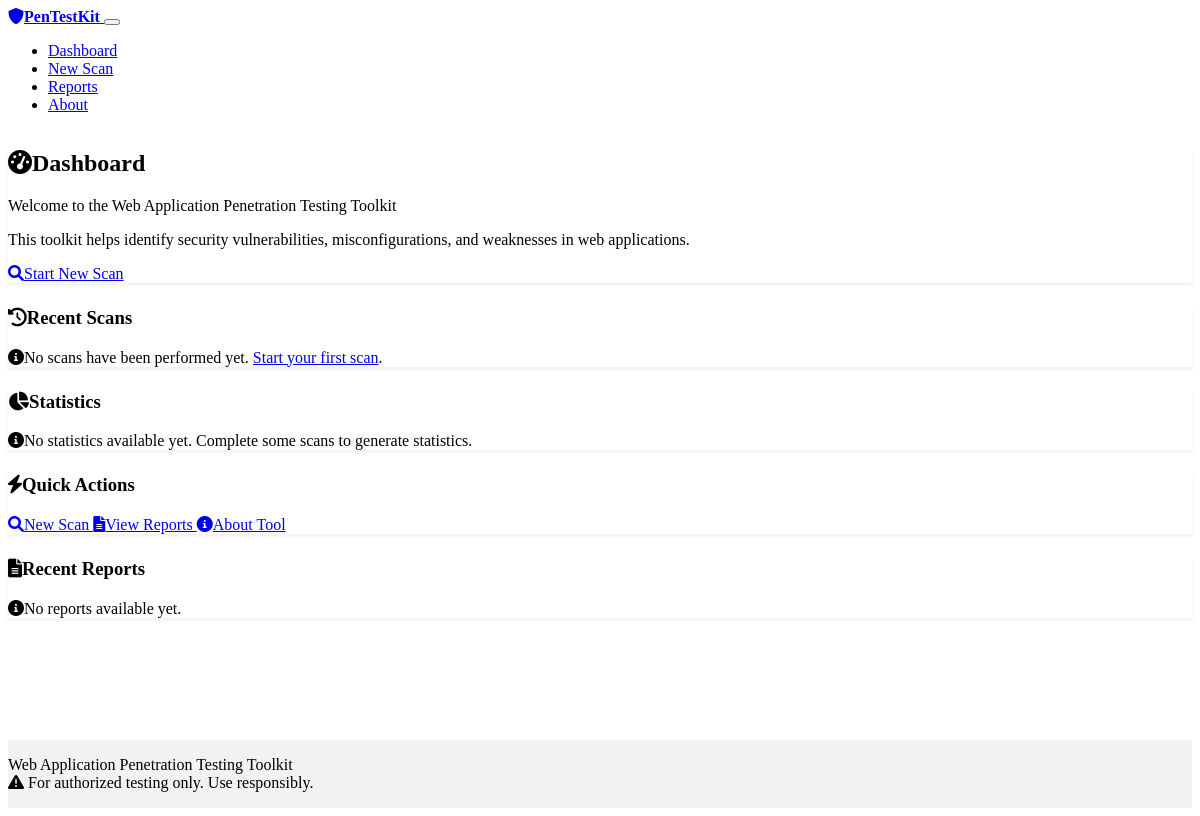
Before: / with the older database file.
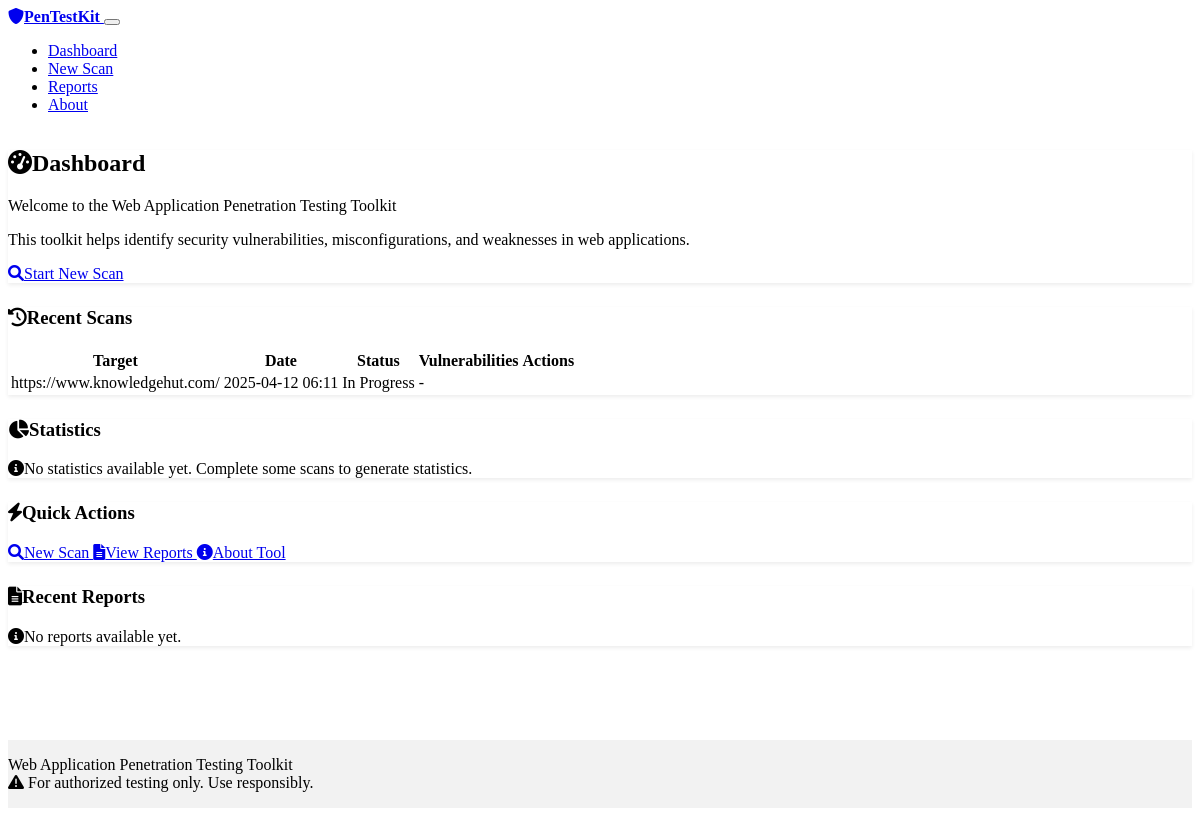
After: the same page with the newer database file.
### models.py (models this page shows, shortened)
class Scan(db.Model):
    id = db.Column(db.Integer, primary_key=True)
    target_url = db.Column(db.String(255), nullable=False)
    scan_date = db.Column(db.DateTime, default=datetime.utcnow)
    status = db.Column(db.String(20), default="pending")  # pending, in_progress, completed, failed
    modules_run = db.Column(db.String(255))  # comma-separated list of modules
    user_id = db.Column(db.Integer, db.ForeignKey('user.id'))
    report_id = db.Column(db.Integer, db.ForeignKey('report.id'), nullable=True)

### routes/dashboard.py (the view, shortened to what this page needs)
@dashboard_bp.route('/')
def index():
    try:
        recent_scans = Scan.query.order_by(Scan.scan_date.desc()).limit(5).all()
        recent_reports = Report.query.order_by(Report.created_at.desc()).limit(5).all()
        stats = {}
        total_scans = Scan.query.count()
        total_vulnerabilities = Vulnerability.query.count()
        return render_template('index.html',
                              recent_scans=recent_scans,
                              recent_reports=recent_reports,
                              stats=stats)
    except Exception as e:
        logger.error(f"Error loading dashboard: {str(e)}")
        flash(f"Error loading dashboard: {str(e)}", "danger")
        return render_template('index.html', recent_scans=[], recent_reports=[], stats=None)

### templates/index.html (shortened to what this page needs)
{% extends 'base.html' %}
{% block content %}
<div class="row">
    <div class="col-md-12 mb-4">
        <div class="card">
            <div class="card-body">
                <h2 class="card-title">
                    <i class="fas fa-tachometer-alt me-2"></i>Dashboard
                </h2>
                <p class="lead">Welcome to the Web Application Penetration Testing Toolkit</p>
                <p>This toolkit helps identify security vulnerabilities, misconfigurations, and weaknesses in web applications.</p>
                <a href="{{ url_for('scan_bp.new_scan') }}" class="btn btn-primary">
                    <i class="fas fa-search me-2"></i>Start New Scan
                </a>
            </div>
        </div>
    </div>
</div>
<div class="row">
    <div class="col-lg-8 mb-4">
        <div class="card h-100">
            <div class="card-header bg-transparent">
                <h3 class="mb-0">
                    <i class="fas fa-history me-2"></i>Recent Scans
                </h3>
            </div>
            <div class="card-body">
                {% if recent_scans %}
                    <div class="table-responsive">
                        <table class="table table-hover">
                            <thead>
                                <tr>
                                    <th>Target</th>
                                    <th>Date</th>
                                    <th>Status</th>
                                    <th>Vulnerabilities</th>
                                    <th>Actions</th>
                                </tr>
                            </thead>
                            <tbody>
                                {% for scan in recent_scans %}
                                <tr>
                                    <td>{{ scan.target_url }}</td>
                                    <td>{{ scan.scan_date.strftime('%Y-%m-%d %H:%M') }}</td>
                                    <td>
                                        {% if scan.status == 'completed' %}
                                            <span class="badge bg-success">Completed</span>
                                        {% elif scan.status == 'in_progress' %}
                                            <span class="badge bg-info">In Progress</span>
                                        {% elif scan.status == 'failed' %}
                                            <span class="badge bg-danger">Failed</span>
                                        {% else %}
                                            <span class="badge bg-secondary">{{ scan.status }}</span>
                                        {% endif %}
                                    </td>
                                    <td>
                                        {% if scan.report %}
                                            {{ scan.report.vulnerabilities.count() }}
                                        {% else %}
                                            -
                                        {% endif %}
                                    </td>
                                    <td>
                                    </td>
                                </tr>
                                {% endfor %}
                            </tbody>
                        </table>
                    </div>
                {% else %}
                    <div class="alert alert-info">
                        <i class="fas fa-info-circle me-2"></i>No scans have been performed yet.
                        <a href="{{ url_for('scan_bp.new_scan') }}" class="alert-link">Start your first scan</a>.
                    </div>
                {% endif %}
            </div>
        </div>
    </div>
    <div class="col-lg-4 mb-4">
        <div class="card h-100">
            <div class="card-header bg-transparent">
                <h3 class="mb-0">
                    <i class="fas fa-chart-pie me-2"></i>Statistics
                </h3>
            </div>
            <div class="card-body">
                {% if stats %}
                    <canvas id="vulnerabilityChart" width="400" height="300"></canvas>
                    <div class="mt-4">
                        <p><strong>Total Scans:</strong> {{ stats.total_scans }}</p>
                        <p><strong>Total Vulnerabilities:</strong> {{ stats.total_vulnerabilities }}</p>
                        <p><strong>Most Common Issue:</strong> {{ stats.most_common_issue }}</p>
                    </div>
                {% else %}
                    <div class="alert alert-info">
                        <i class="fas fa-info-circle me-2"></i>No statistics available yet.
                        Complete some scans to generate statistics.
                    </div>
                {% endif %}
            </div>
        </div>
    </div>
</div>
<div class="row">
    <div class="col-lg-4 mb-4">
        <div class="card h-100">
            <div class="card-header bg-transparent">
                <h3 class="mb-0">
                    <i class="fas fa-bolt me-2"></i>Quick Actions
                </h3>
            </div>
            <div class="card-body">
                <div class="d-grid gap-3">
                    <a href="{{ url_for('scan_bp.new_scan') }}" class="btn btn-primary">
                        <i class="fas fa-search me-2"></i>New Scan
                    </a>
                    <a href="{{ url_for('reports_bp.list_reports') }}" class="btn btn-secondary">
                        <i class="fas fa-file-alt me-2"></i>View Reports
                    </a>
                    <a href="{{ url_for('dashboard_bp.about') }}" class="btn btn-info">
                        <i class="fas fa-info-circle me-2"></i>About Tool
                    </a>
                </div>
            </div>
        </div>
    </div>
    <div class="col-lg-8 mb-4">
        <div class="card h-100">
            <div class="card-header bg-transparent">
                <h3 class="mb-0">
                    <i class="fas fa-file-alt me-2"></i>Recent Reports
                </h3>
            </div>
            <div class="card-body">
                {% if recent_reports %}
                    <div class="table-responsive">
                        <table class="table table-hover">
                            <thead>
                                <tr>
                                    <th>Title</th>
                                    <th>Date</th>
                                    <th>Critical</th>
                                    <th>High</th>
                                    <th>Medium</th>
                                    <th>Low</th>
                                    <th>Actions</th>
                                </tr>
                            </thead>
                            <tbody>
                                {% for report in recent_reports %}
                                <tr>
                                    <td>{{ report.title }}</td>
                                    <td>{{ report.created_at.strftime('%Y-%m-%d') }}</td>
                                    <td class="text-danger">{{ report.get_vulnerability_count_by_severity()['Critical'] }}</td>
                                    <td class="text-warning">{{ report.get_vulnerability_count_by_severity()['High'] }}</td>
                                    <td class="text-info">{{ report.get_vulnerability_count_by_severity()['Medium'] }}</td>
                                    <td class="text-success">{{ report.get_vulnerability_count_by_severity()['Low'] }}</td>
                                    <td>
                                        <a href="{{ url_for('reports_bp.view_report', report_id=report.id) }}" class="btn btn-sm btn-info">
                                            <i class="fas fa-eye"></i>
                                        </a>
                                    </td>
                                </tr>
                                {% endfor %}
                            </tbody>
                        </table>
                    </div>
                {% else %}
                    <div class="alert alert-info">
                        <i class="fas fa-info-circle me-2"></i>No reports available yet.
                    </div>
                {% endif %}
            </div>
        </div>
    </div>
</div>
{% endblock %}

### templates/base.html (shortened to what this page needs)
<!DOCTYPE html>
<html lang="en" data-bs-theme="dark">
<head>
    <link rel="stylesheet" href="https://cdn.replit.com/agent/bootstrap-agent-dark-theme.min.css">
    <link rel="stylesheet" href="{{ url_for('static', filename='css/custom.css') }}">
    <link rel="stylesheet" href="https://cdnjs.cloudflare.com/ajax/libs/font-awesome/6.0.0/css/all.min.css">
</head>
<body>
    <nav class="navbar navbar-expand-lg navbar-dark">
        <div class="container">
            <a class="navbar-brand" href="{{ url_for('dashboard_bp.index') }}">
                <i class="fas fa-shield-alt me-2"></i>PenTestKit
            </a>
            <button class="navbar-toggler" type="button" data-bs-toggle="collapse" data-bs-target="#navbarNav" aria-controls="navbarNav" aria-expanded="false" aria-label="Toggle navigation">
            </button>
            <div class="collapse navbar-collapse" id="navbarNav">
                <ul class="navbar-nav">
                    <li class="nav-item">
                        <a class="nav-link {% if request.endpoint and 'dashboard' in request.endpoint %}active{% endif %}" href="{{ url_for('dashboard_bp.index') }}">Dashboard</a>
                    </li>
                    <li class="nav-item">
                        <a class="nav-link {% if request.endpoint and 'scan.new_scan' in request.endpoint %}active{% endif %}" href="{{ url_for('scan_bp.new_scan') }}">New Scan</a>
                    </li>
                    <li class="nav-item">
                        <a class="nav-link {% if request.endpoint and 'reports.list_reports' in request.endpoint %}active{% endif %}" href="{{ url_for('reports_bp.list_reports') }}">Reports</a>
                    </li>
                    <li class="nav-item">
                        <a class="nav-link {% if request.endpoint and 'about' in request.endpoint %}active{% endif %}" href="{{ url_for('dashboard_bp.about') }}">About</a>
                    </li>
                </ul>
            </div>
        </div>
    </nav>
    <div class="container my-4">
        {% block content %}{% endblock %}
    </div>
    <footer class="footer mt-auto py-3">
        <div class="container">
            <div class="row">
                <div class="col-md-6">
                    <span class="text-muted">Web Application Penetration Testing Toolkit</span>
                </div>
                <div class="col-md-6 text-md-end">
                    <span class="text-muted">
                        <i class="fas fa-exclamation-triangle me-1"></i> For authorized testing only. Use responsibly.
                    </span>
                </div>
            </div>
        </div>
    </footer>
</body>
</html>

### static/css/custom.css (style rules this page uses)
body { min-height: 100vh; display: flex; flex-direction: column; }
.footer { margin-top: auto; padding-top: 1rem; padding-bottom: 1rem; background-color: rgba(0, 0, 0, 0.05); }
.card { box-shadow: 0 0.125rem 0.25rem rgba(0, 0, 0, 0.075); margin-bottom: 1.5rem; }
.card-header { border-bottom: 1px solid rgba(255, 255, 255, 0.1); }
.navbar-brand { font-weight: bold; }
.nav-link.active { font-weight: 500; }
.badge.bg-info { background-color: var(--bs-info) !important; }
.table { vertical-align: middle; }
.alert { margin-bottom: 1.5rem; }

Changed rows visible on the page:
added Scan: target_url "https://www.knowledgehut.com/", scan_date "2025-04-12 06:11", status "In Progress"
Other visible differences:
text no longer shown: "No scans have been performed yet. Start your first scan ."
text now shown: "Target Date Status Vulnerabilities Actions"
